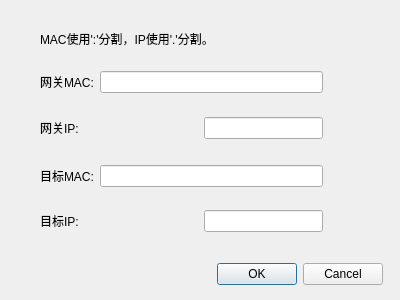
<?xml version="1.0" encoding="UTF-8"?>
<ui version="4.0">
 <class>arpdialog</class>
 <widget class="QDialog" name="arpdialog">
  <property name="geometry">
   <rect>
    <x>0</x>
    <y>0</y>
    <width>400</width>
    <height>300</height>
   </rect>
  </property>
  <property name="windowTitle">
   <string>配置ARP欺骗</string>
  </property>
  <property name="windowIcon">
   <iconset resource="res.qrc">
    <normaloff>:/images/arp.ico</normaloff>:/images/arp.ico</iconset>
  </property>
  <widget class="QDialogButtonBox" name="buttonBox">
   <property name="geometry">
    <rect>
     <x>190</x>
     <y>260</y>
     <width>193</width>
     <height>28</height>
    </rect>
   </property>
   <property name="orientation">
    <enum>Qt::Horizontal</enum>
   </property>
   <property name="standardButtons">
    <set>QDialogButtonBox::Cancel|QDialogButtonBox::Ok</set>
   </property>
  </widget>
  <widget class="QWidget" name="layoutWidget">
   <property name="geometry">
    <rect>
     <x>40</x>
     <y>30</y>
     <width>283</width>
     <height>202</height>
    </rect>
   </property>
   <layout class="QVBoxLayout" name="verticalLayout">
    <item>
     <widget class="QLabel" name="titlelabel">
      <property name="layoutDirection">
       <enum>Qt::LeftToRight</enum>
      </property>
      <property name="text">
       <string>MAC使用':'分割，IP使用'.'分割。</string>
      </property>
     </widget>
    </item>
    <item>
     <spacer name="verticalSpacer_4">
      <property name="orientation">
       <enum>Qt::Vertical</enum>
      </property>
      <property name="sizeHint" stdset="0">
       <size>
        <width>20</width>
        <height>40</height>
       </size>
      </property>
     </spacer>
    </item>
    <item>
     <layout class="QHBoxLayout" name="horizontalLayout">
      <item>
       <widget class="QLabel" name="gmaclabel">
        <property name="text">
         <string>网关MAC:</string>
        </property>
       </widget>
      </item>
      <item>
       <widget class="QLineEdit" name="gmacEdit"/>
      </item>
     </layout>
    </item>
    <item>
     <spacer name="verticalSpacer_3">
      <property name="orientation">
       <enum>Qt::Vertical</enum>
      </property>
      <property name="sizeHint" stdset="0">
       <size>
        <width>20</width>
        <height>40</height>
       </size>
      </property>
     </spacer>
    </item>
    <item>
     <layout class="QHBoxLayout" name="horizontalLayout_2">
      <item>
       <widget class="QLabel" name="giplable">
        <property name="text">
         <string>网关IP:</string>
        </property>
       </widget>
      </item>
      <item>
       <spacer name="horizontalSpacer">
        <property name="orientation">
         <enum>Qt::Horizontal</enum>
        </property>
        <property name="sizeHint" stdset="0">
         <size>
          <width>40</width>
          <height>20</height>
         </size>
        </property>
       </spacer>
      </item>
      <item>
       <widget class="QLineEdit" name="gipEdit"/>
      </item>
     </layout>
    </item>
    <item>
     <spacer name="verticalSpacer_2">
      <property name="orientation">
       <enum>Qt::Vertical</enum>
      </property>
      <property name="sizeType">
       <enum>QSizePolicy::Fixed</enum>
      </property>
      <property name="sizeHint" stdset="0">
       <size>
        <width>20</width>
        <height>20</height>
       </size>
      </property>
     </spacer>
    </item>
    <item>
     <layout class="QHBoxLayout" name="horizontalLayout_3">
      <item>
       <widget class="QLabel" name="dmaclabel">
        <property name="text">
         <string>目标MAC:</string>
        </property>
       </widget>
      </item>
      <item>
       <widget class="QLineEdit" name="dmacEdit"/>
      </item>
     </layout>
    </item>
    <item>
     <spacer name="verticalSpacer">
      <property name="orientation">
       <enum>Qt::Vertical</enum>
      </property>
      <property name="sizeType">
       <enum>QSizePolicy::Expanding</enum>
      </property>
      <property name="sizeHint" stdset="0">
       <size>
        <width>20</width>
        <height>40</height>
       </size>
      </property>
     </spacer>
    </item>
    <item>
     <layout class="QHBoxLayout" name="horizontalLayout_4">
      <item>
       <widget class="QLabel" name="diplabel">
        <property name="text">
         <string>目标IP:</string>
        </property>
       </widget>
      </item>
      <item>
       <spacer name="horizontalSpacer_2">
        <property name="orientation">
         <enum>Qt::Horizontal</enum>
        </property>
        <property name="sizeHint" stdset="0">
         <size>
          <width>40</width>
          <height>20</height>
         </size>
        </property>
       </spacer>
      </item>
      <item>
       <widget class="QLineEdit" name="dipEdit"/>
      </item>
     </layout>
    </item>
   </layout>
  </widget>
 </widget>
 <resources>
  <include location="res.qrc"/>
 </resources>
 <connections>
  <connection>
   <sender>buttonBox</sender>
   <signal>accepted()</signal>
   <receiver>arpdialog</receiver>
   <slot>accept()</slot>
   <hints>
    <hint type="sourcelabel">
     <x>248</x>
     <y>254</y>
    </hint>
    <hint type="destinationlabel">
     <x>157</x>
     <y>274</y>
    </hint>
   </hints>
  </connection>
  <connection>
   <sender>buttonBox</sender>
   <signal>rejected()</signal>
   <receiver>arpdialog</receiver>
   <slot>reject()</slot>
   <hints>
    <hint type="sourcelabel">
     <x>316</x>
     <y>260</y>
    </hint>
    <hint type="destinationlabel">
     <x>286</x>
     <y>274</y>
    </hint>
   </hints>
  </connection>
 </connections>
</ui>
